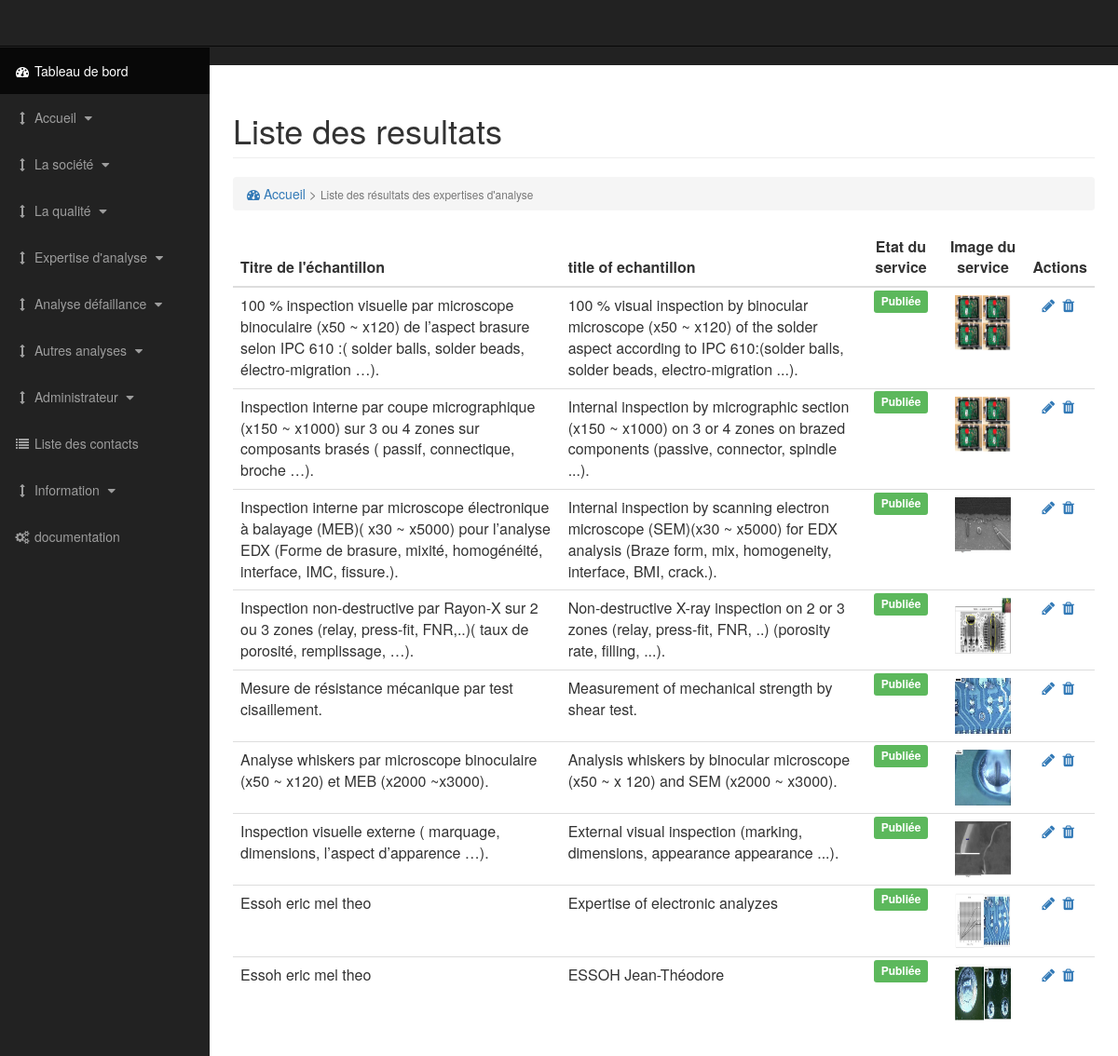
The app's page /admin/list-resultatea.php (signed in) with its own data.
### tables this page shows
CREATE TABLE IF NOT EXISTS `exemple` (
  `exemple_id` int(11) NOT NULL AUTO_INCREMENT,
  `exemple_idnom` varchar(15) NOT NULL DEFAULT 'échantillon',
  `exemple_nom` text NOT NULL,
  `exemple_name` text NOT NULL,
  `exemple_serviceid` int(11) NOT NULL,
  `exemple_photo` text,
  `exemple_date` datetime DEFAULT NULL,
  `exemple_active` tinyint(1) NOT NULL DEFAULT '0',
  PRIMARY KEY (`exemple_id`)
);

### admin/process/t-list-resultatea.php (called while the page is built, shortened)
<?php
	require('config.php');
    $prestations = $db->prepare('SELECT * FROM exemple AS p, service AS c WHERE c.service_typeid=1 AND p.exemple_serviceid = c.service_id ORDER BY p.exemple_active DESC');
    $prestations->execute();
 ?>

### admin/list-resultatea.php (the view, shortened to what this page needs)
<?php
    require('process/t-list-resultatea.php');
?>
<!DOCTYPE html>
<html lang="fr">
<head>
</head>
<body>
    <div id="wrapper">
        <nav class="navbar navbar-inverse navbar-fixed-top" role="navigation">
        </nav>
        <div id="page-wrapper">
            <div class="container-fluid">
                <div class="row">
                    <div class="col-lg-12">
                        <h1 class="page-header">
                            Liste des resultats
                        </h1>
                        <ol class="breadcrumb">
                            <li class="active">
                                <a href="\choiqualitycontrol\admin\index.php"><i class="fa fa-dashboard"></i> Accueil</a> > <small>Liste des résultats des expertises d'analyse</small>
                            </li>
                        </ol>
                    </div>
                </div>
                <div class="row">
                    <div class="col-lg-12">
                        <table class="table striped-table">
                            <thead>
                                <tr>
                                    <th>Titre de l'échantillon</th>
                                    <th>title of echantillon</th>
                                    <th class="text-center">Etat du service</th>
                                    <th class="text-center">Image du service</th>
                                    <th class="text-center">Actions</th>
                                </tr>
                            </thead>
                            <tbody>
                                <?php while ($prest = $prestations->fetch()) { ?>
                                    <tr>
                                        <td><?= $prest['exemple_nom']?></td>
                                        <td><?= $prest['exemple_name']?></td>
                                        <td class="text-center">
                                            <?php
                                                if($prest['exemple_active'] == 1){
                                                    echo '<span class="label label-success">Publiée</span>';
                                                }
                                                else{
                                                    echo '<span class="label label-warning">Non publiée</span>';
                                                }
                                            ?>
                                        </td>
                                        <td class="text-center">
                                            <img src="/media/img/prest/<?= $prest['exemple_photo'];?>"
                                                 style="width: 60px; height: 60px"/>
                                        </td>
                                        <td class="text-center">
                                            <span>
                                                <a role="button" title="Modifier le résultat" href="\choiqualitycontrol\admin\edit-resultatea.php?nom=<?= $prest['exemple_idnom'];?>&id=<?= $prest['exemple_id']?>"
                                                   class="edit fa fa-pencil" id="edit-<?= $prest['exemple_id']?>"></a>
                                            </span>
                                            <span>
                                                <?php if ($prest['exemple_active'] == 1) {?>
                                                <a role="button" title="Désactier le résultat" href="\choiqualitycontrol\admin\list-resultatea.php?act=disable&nom=<?= $prest['exemple_idnom'];?>&id=<?= $prest['exemple_id']?>"
                                                   class="del fa fa-fw fa-trash" id="del-<?= $prest['exemple_id']?>"></a>
                                                <?php }else {?>
                                                <a role="button" title="Actier le résultat" href="\choiqualitycontrol\admin\list-resultatea.php?act=enable&nom=<?= $prest['exemple_idnom'];?>&id=<?= $prest['exemple_id']?>"
                                                   class="del fa fa-fw fa-level-up" id="del-<?= $prest['exemple_id']?>"></a>
                                                <?php }?>
                                            </span>
                                        </td>
                                    </tr>
                                <?php } ?>
                            </tbody>
                        </table>
                    </div>
                </div>
            </div>
        </div>
    </div>
</body>
</html>

### assets/css/sb-admin.css (style rules this page uses)
body { margin-top: 100px; background-color: #222; }
@media (min-width:768px) { body { margin-top: 50px; } }
#wrapper { padding-left: 0; }
#page-wrapper { width: 100%; padding: 0; background-color: #fff; }
@media (min-width:768px) { #wrapper { padding-left: 225px; } }
@media (min-width:768px) { #page-wrapper { padding: 10px; } }
@media (min-width:768px) { .side-nav { position: fixed; top: 51px; left: 225px; width: 225px; margin-left: -225px; border: none; border-radius: 0; overflow-y: auto; background-color: #222; bottom: 0; overflow-x: hidden; padding-bottom: 40px; } }
@media (min-width:768px) { .side-nav>li>a { width: 225px; } }

### assets/css/style-admin.css (style rules this page uses)
.text-center { text-align: center; }

### records on screen
exemple: exemple_nom "100 % inspection visuelle par microscope binoculaire (x50 ~ x120) de l’aspect brasure selon IPC 610 :( solder balls, solder beads, électro-migration …).", exemple_name "100 % visual inspection by binocular microscope (x50 ~ x120) of the solder aspect according to IPC 610:(solder balls, solder beads, electro-migration ...).", exemple_active "Publiée", exemple_photo (picture)
exemple: exemple_nom "Inspection interne par coupe micrographique (x150 ~ x1000) sur 3 ou 4 zones sur composants brasés ( passif, connectique, broche …).", exemple_name "Internal inspection by micrographic section (x150 ~ x1000) on 3 or 4 zones on brazed components (passive, connector, spindle ...).", exemple_active "Publiée", exemple_photo (picture)
exemple: exemple_nom "Inspection interne par microscope électronique à balayage (MEB)( x30 ~ x5000) pour l’analyse EDX (Forme de brasure, mixité, homogénéité, interface, IMC, fissure.).", exemple_name "Internal inspection by scanning electron microscope (SEM)(x30 ~ x5000) for EDX analysis (Braze form, mix, homogeneity, interface, BMI, crack.).", exemple_active "Publiée", exemple_photo (picture)
exemple: exemple_nom "Inspection non-destructive par Rayon-X sur 2 ou 3 zones (relay, press-fit, FNR,..)( taux de porosité, remplissage, …).", exemple_name "Non-destructive X-ray inspection on 2 or 3 zones (relay, press-fit, FNR, ..) (porosity rate, filling, ...).", exemple_active "Publiée", exemple_photo (picture)
exemple: exemple_nom "Mesure de résistance mécanique par test cisaillement.", exemple_name "Measurement of mechanical strength by shear test.", exemple_active "Publiée", exemple_photo (picture)
exemple: exemple_nom "Analyse whiskers par microscope binoculaire (x50 ~ x120) et MEB (x2000 ~x3000).", exemple_name "Analysis whiskers by binocular microscope (x50 ~ x 120) and SEM (x2000 ~ x3000).", exemple_active "Publiée", exemple_photo (picture)
exemple: exemple_nom "Inspection visuelle externe ( marquage, dimensions, l’aspect d’apparence …).", exemple_name "External visual inspection (marking, dimensions, appearance appearance ...).", exemple_active "Publiée", exemple_photo (picture)
exemple: exemple_nom "Essoh eric mel theo", exemple_name "Expertise of electronic analyzes", exemple_active "Publiée", exemple_photo (picture)
exemple: exemple_nom "Essoh eric mel theo", exemple_name "ESSOH Jean-Théodore", exemple_active "Publiée", exemple_photo (picture)
